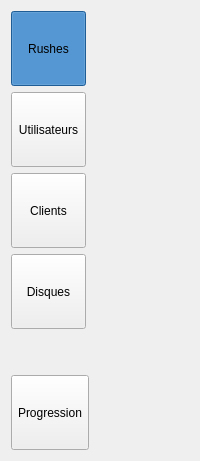
         <widget class="QFrame" name="frame">
          <property name="styleSheet">
           <string notr="true">
QToolButton:checked,QToolButton:pressed{
	background-color: rgb(42, 130, 208);
}</string>
          </property>
          <property name="frameShape">
           <enum>QFrame::NoFrame</enum>
          </property>
          <property name="lineWidth">
           <number>0</number>
          </property>
          <layout class="QVBoxLayout" name="verticalLayout_10">
           <item>
            <widget class="QToolButton" name="b_rushes">
             <property name="minimumSize">
              <size>
               <width>75</width>
               <height>75</height>
              </size>
             </property>
             <property name="baseSize">
              <size>
               <width>0</width>
               <height>200</height>
              </size>
             </property>
             <property name="text">
              <string>Rushes</string>
             </property>
             <property name="icon">
              <iconset resource="rc.qrc">
               <normaloff>:/root/images/ic_dvr_black_36dp.png</normaloff>:/root/images/ic_dvr_black_36dp.png</iconset>
             </property>
             <property name="iconSize">
              <size>
               <width>50</width>
               <height>50</height>
              </size>
             </property>
             <property name="checkable">
              <bool>true</bool>
             </property>
             <property name="checked">
              <bool>true</bool>
             </property>
             <property name="autoRepeat">
              <bool>false</bool>
             </property>
             <property name="autoExclusive">
              <bool>true</bool>
             </property>
             <property name="popupMode">
              <enum>QToolButton::DelayedPopup</enum>
             </property>
             <property name="toolButtonStyle">
              <enum>Qt::ToolButtonTextUnderIcon</enum>
             </property>
             <property name="autoRaise">
              <bool>false</bool>
             </property>
             <property name="arrowType">
              <enum>Qt::NoArrow</enum>
             </property>
            </widget>
           </item>
           <item>
            <widget class="QToolButton" name="b_users">
             <property name="minimumSize">
              <size>
               <width>75</width>
               <height>75</height>
              </size>
             </property>
             <property name="text">
              <string>Utilisateurs</string>
             </property>
             <property name="icon">
              <iconset resource="rc.qrc">
               <normaloff>:/root/images/ic_people_black_36dp.png</normaloff>:/root/images/ic_people_black_36dp.png</iconset>
             </property>
             <property name="iconSize">
              <size>
               <width>50</width>
               <height>50</height>
              </size>
             </property>
             <property name="checkable">
              <bool>true</bool>
             </property>
             <property name="autoExclusive">
              <bool>true</bool>
             </property>
             <property name="toolButtonStyle">
              <enum>Qt::ToolButtonTextUnderIcon</enum>
             </property>
            </widget>
           </item>
           <item>
            <widget class="QToolButton" name="b_clients">
             <property name="minimumSize">
              <size>
               <width>75</width>
               <height>75</height>
              </size>
             </property>
             <property name="text">
              <string>Clients</string>
             </property>
             <property name="icon">
              <iconset resource="rc.qrc">
               <normaloff>:/root/images/ic_people_black_36dp (1).png</normaloff>:/root/images/ic_people_black_36dp (1).png</iconset>
             </property>
             <property name="iconSize">
              <size>
               <width>50</width>
               <height>50</height>
              </size>
             </property>
             <property name="checkable">
              <bool>true</bool>
             </property>
             <property name="autoExclusive">
              <bool>true</bool>
             </property>
             <property name="toolButtonStyle">
              <enum>Qt::ToolButtonTextUnderIcon</enum>
             </property>
            </widget>
           </item>
           <item>
            <widget class="QToolButton" name="b_drives">
             <property name="minimumSize">
              <size>
               <width>75</width>
               <height>75</height>
              </size>
             </property>
             <property name="text">
              <string>Disques</string>
             </property>
             <property name="icon">
              <iconset resource="rc.qrc">
               <normaloff>:/root/images/ic_storage_black_48dp.png</normaloff>:/root/images/ic_storage_black_48dp.png</iconset>
             </property>
             <property name="iconSize">
              <size>
               <width>50</width>
               <height>50</height>
              </size>
             </property>
             <property name="checkable">
              <bool>true</bool>
             </property>
             <property name="autoExclusive">
              <bool>true</bool>
             </property>
             <property name="toolButtonStyle">
              <enum>Qt::ToolButtonTextUnderIcon</enum>
             </property>
            </widget>
           </item>
           <item>
            <spacer name="verticalSpacer_4">
             <property name="orientation">
              <enum>Qt::Vertical</enum>
             </property>
             <property name="sizeHint" stdset="0">
              <size>
               <width>20</width>
               <height>40</height>
              </size>
             </property>
            </spacer>
           </item>
           <item>
            <widget class="QToolButton" name="b_progress">
             <property name="minimumSize">
              <size>
               <width>75</width>
               <height>75</height>
              </size>
             </property>
             <property name="text">
              <string>Progression</string>
             </property>
             <property name="icon">
              <iconset resource="rc.qrc">
               <normaloff>:/root/images/ic_refresh_black_24dp (1).png</normaloff>:/root/images/ic_refresh_black_24dp (1).png</iconset>
             </property>
             <property name="iconSize">
              <size>
               <width>50</width>
               <height>50</height>
              </size>
             </property>
             <property name="checkable">
              <bool>true</bool>
             </property>
             <property name="autoExclusive">
              <bool>true</bool>
             </property>
             <property name="toolButtonStyle">
              <enum>Qt::ToolButtonTextUnderIcon</enum>
             </property>
            </widget>
           </item>
          </layout>
         </widget>
